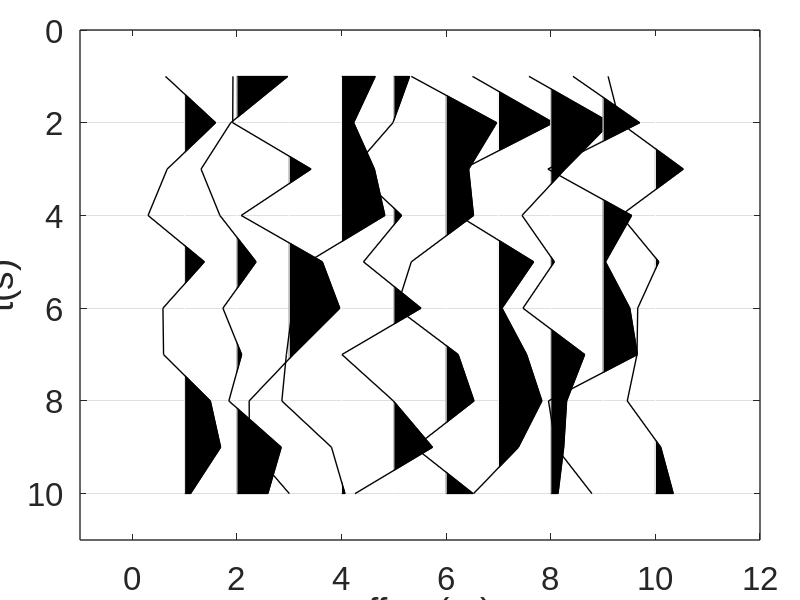

Here is the MATLAB script that generated this plot:
function wigb(a,scal,x,z,amx)
%WIGB: Plot seismic data using wiggles
%
%  WIGB(a,scal,x,z,amx) 
%
%  IN    a: seismic data
%        scale: multiple data by scale
%        x: x-axis;
%        z: vertical axis (time or depth)
%	 x and z are vectors with offset and time.
%
%	 If only 'a' is enter, 'scal,x,z,amn,amx' are decided automatically; 
%	 otherwise, 'scal' is a scalar; 'x, z' are vectors for annotation in 
%	 offset and time, amx are the amplitude range.
%
% Author:
% 	Xingong Li, Dec. 1995
% Changes: 
%	Jun11,1997: add amx
% 	May16,1997: updated for v5 - add 'zeros line' to background color
% 	May17,1996: if scal ==0, plot without scaling
% 	Aug6, 1996: if max(tr)==0, plot a line 

if nargin == 0, nx=10;nz=10; a = rand(nz,nx)-0.5; end;

[nz,nx]=size(a);

trmx= max(abs(a));
if (nargin <= 4); amx=mean(trmx);  end;
if (nargin <= 2); x=[1:nx]; z=[1:nz]; end;
if (nargin <= 1); scal =1; end;

if nx <= 1; disp(' ERR:PlotWig: nx has to be more than 1');return;end;

 % take the average as dx
	dx1 = abs(x(2:nx)-x(1:nx-1));
 	dx = median(dx1);

 dz=z(2)-z(1);
 xmx=max(max(a)); xmn=min(min(a)); 

 if scal == 0; scal=1; end;
 a = a * dx /amx; 
 a = a * scal;

 fprintf(' PlotWig: data range [%f, %f], plotted max %f \n',xmn,xmx,amx);
 
% set display range 
x1=min(x)-2.0*dx; x2=max(x)+2.0*dx;
z1=min(z)-dz; z2=max(z)+dz;
 
set(gca,'NextPlot','add','Box','on', ...
  'XLim', [x1 x2], ...
  'YDir','reverse', ...
  'YLim',[z1 z2]);
 set(gcf,'Position',[0 0 8007 4358]);
 set(gca,'Position',[.1 .1 .85 .85]);  
	fillcolor = [0 0 0];
	linecolor = [0 0 0];
	linewidth = 1.0;
    Rendering.Resolution = 600;
    xlabel('offset(m)','FontName','Arial','FontSize',24);
    ylabel('t(s)','FontName','Arial','FontSize',24);
    set(gca,'ygrid','on');
	z=z'; 	% input as row vector
	zstart=z(1);
	zend  =z(nz);
    set(gca,'FontName','Arial','FontSize',24,'linewidth',1.0)
for i=1:nx,
   
  if trmx(i) ~= 0;    % skip the zero traces
	tr=a(:,i); 	% --- one scale for all section
  	s = sign(tr) ;
  	i1= find( s(1:nz-1) ~= s(2:nz) );	% zero crossing points
	npos = length(i1);


	%12/7/97 
	zadd = i1 + tr(i1) ./ (tr(i1) - tr(i1+1)); %locations with 0 amplitudes
	aadd = zeros(size(zadd));

	[zpos,vpos] = find(tr >0);
	[zz,iz] = sort([zpos; zadd]); 	% indices of zero point plus positives
	aa = [tr(zpos); aadd];
	aa = aa(iz);

	% be careful at the ends
		if tr(1)>0, 	a0=0; z0=1.00;
		else, 		a0=0; z0=zadd(1);
		end;
		if tr(nz)>0, 	a1=0; z1=nz; 
		else, 		a1=0; z1=max(zadd);
		end;
			
	zz = [z0; zz; z1; z0];
 	aa = [a0; aa; a1; a0];
		

	zzz = zstart + zz*dz -dz;

	patch( aa+x(i) , zzz,  fillcolor);

	line( 'Color',[1 1 1],  ...
         'Xdata', x(i)+[0 0], 'Ydata',[zstart zend]); % remove zero line

%'LineWidth',linewidth, ...
%12/7/97 'Xdata', x(i)+[0 0], 'Ydata',[z0 z1]*dz);	% remove zero line

	line( 'Color',linecolor,  ...
	 'LineWidth',linewidth, ...
	 'Xdata', tr+x(i), 'Ydata',z);	% negatives line

   else % zeros trace
	line( 'Color',linecolor,  ...
	 'LineWidth',linewidth, ...
         'Xdata', [x(i) x(i)], 'Ydata',[zstart zend]);
   end;
end;



%%





